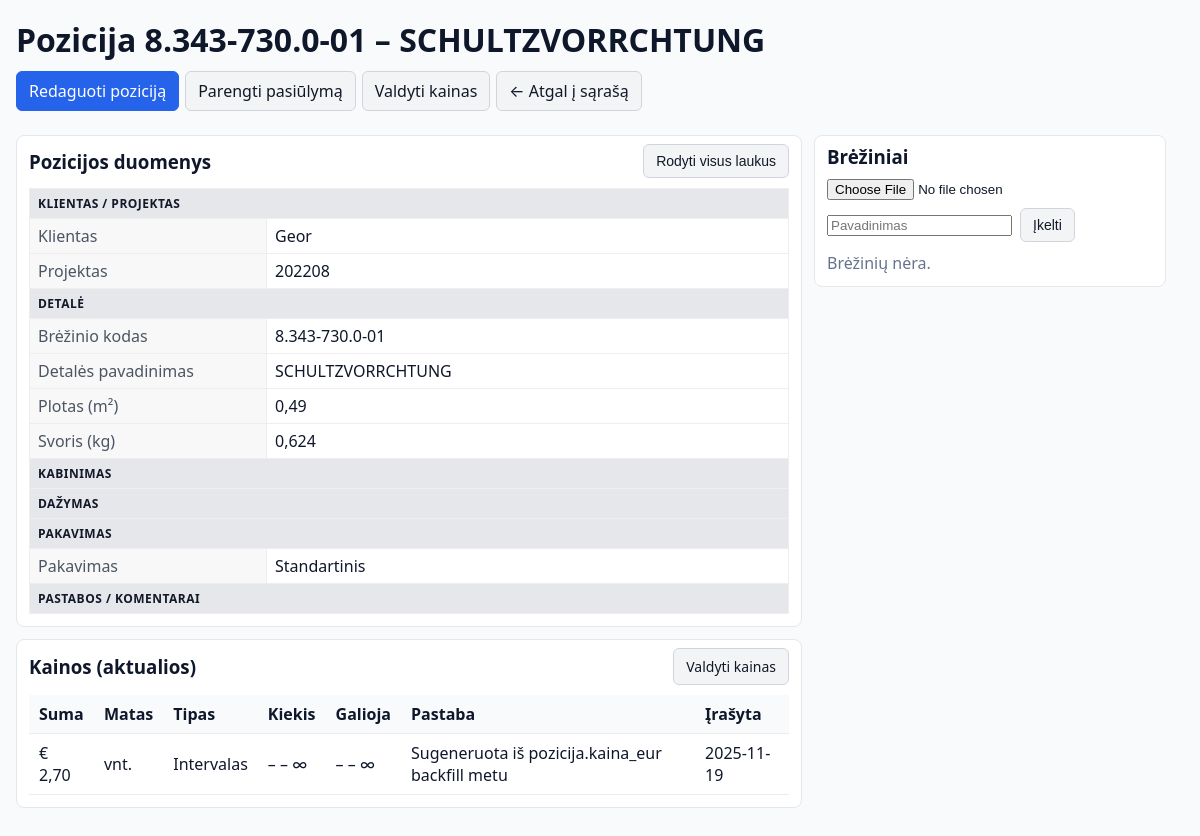
/pozicijos/46/, run on an earlier commit of the app's database.
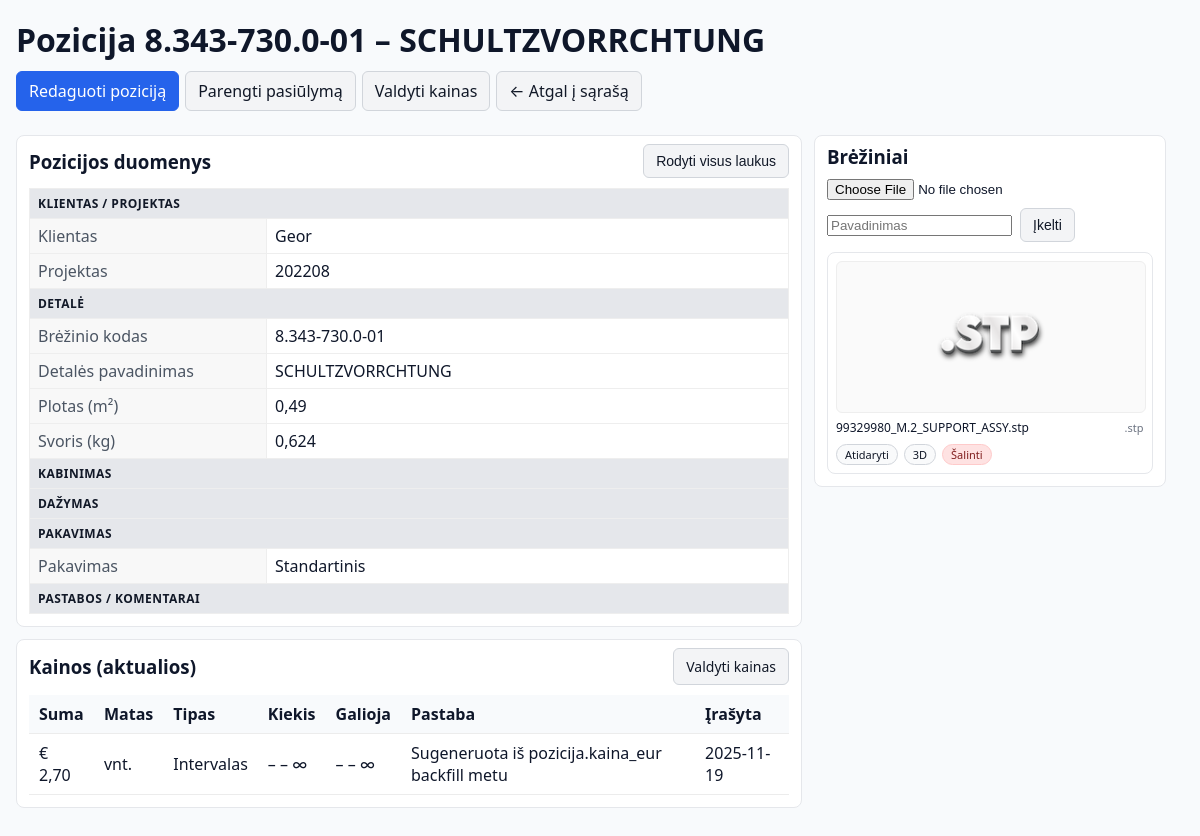
And on a later commit of the database.
### pozicijos/models.py (models this page shows, shortened)
class Pozicija(models.Model):
    klientas = models.CharField("Klientas", max_length=255, null=True, blank=True)
    projektas = models.CharField("Projektas", max_length=255, null=True, blank=True)
    poz_kodas = models.CharField("Kodas", max_length=100)
    poz_pavad = models.CharField("Pavadinimas", max_length=255)
    metalas = models.CharField("Metalas", max_length=120, null=True, blank=True)
    plotas = models.DecimalField("Plotas", max_digits=10, decimal_places=2, null=True, blank=True)
    svoris = models.DecimalField("Svoris", max_digits=10, decimal_places=3, null=True, blank=True)
    kabinimo_budas = models.CharField("Kabinimo būdas", max_length=120, null=True, blank=True)
    kabinimas_reme = models.CharField("Kabinimas rėme", max_length=120, null=True, blank=True)
    detaliu_kiekis_reme = models.IntegerField("Detalių kiekis rėme", null=True, blank=True)
    faktinis_kiekis_reme = models.IntegerField("Faktinis kiekis rėme", null=True, blank=True)
    paruosimas = models.CharField("Paruošimas", max_length=200, null=True, blank=True)
    padengimas = models.CharField("Padengimas", max_length=200, null=True, blank=True)
    padengimo_standartas = models.CharField("Padengimo standartas", max_length=200, null=True, blank=True)
    spalva = models.CharField("Spalva", max_length=120, null=True, blank=True)
    maskavimas = models.CharField("Maskavimas", max_length=200, null=True, blank=True)
    atlikimo_terminas = models.DateField("Atlikimo terminas", null=True, blank=True)
    testai_kokybe = models.CharField("Testai / kokybė", max_length=255, null=True, blank=True)
    pakavimas = models.CharField("Pakavimas", max_length=255, null=True, blank=True)
    instrukcija = models.TextField("Instrukcija", null=True, blank=True)
    pakavimo_dienos_norma = models.CharField("Pakavimo dienos norma", max_length=120, null=True, blank=True)
    pak_po_ktl = models.CharField("Pakavimas po KTL", max_length=255, null=True, blank=True)
    pak_po_milt = models.CharField("Pakavimas po miltelinio", max_length=255, null=True, blank=True)
    kaina_eur = models.DecimalField("Dabartinė kaina (EUR)", max_digits=12, decimal_places=2, null=True, blank=True)
    pastabos = models.TextField("Pastabos", null=True, blank=True)
    created = models.DateTimeField("Sukurta", auto_now_add=True, null=True, blank=True)
    updated = models.DateTimeField("Atnaujinta", auto_now=True, null=True, blank=True)
    class Meta:
        ordering = ["-created", "-id"]
        verbose_name = "Pozicija"
        verbose_name_plural = "Pozicijos"
    def aktualios_kainos(self, matas: str | None = None, as_of=None):
        as_of = (as_of or timezone.now().date())
        qs = self.kainu_eilutes.filter(
            busena="aktuali"
        ).filter(
            Q(galioja_nuo__isnull=True) | Q(galioja_nuo__lte=as_of)
        ).filter(
            Q(galioja_iki__isnull=True) | Q(galioja_iki__gte=as_of)
        )
        if matas:
            qs = qs.filter(matas=matas)
        return qs.order_by("yra_fiksuota", "kiekis_nuo", "fiksuotas_kiekis", "prioritetas", "-created")

class KainosEilute(models.Model):
    MATAS_CHOICES = [("vnt.", "vnt."), ("kg", "kg"), ("m2", "m2")]
    BUSENA_CHOICES = [("aktuali", "Aktuali"), ("sena", "Sena"), ("pasiulymas", "Pasiūlymas")]
    pozicija = models.ForeignKey(Pozicija, on_delete=models.CASCADE, related_name="kainu_eilutes")
    kaina = models.DecimalField("Kaina", max_digits=12, decimal_places=2)
    matas = models.CharField("Matas", max_length=10, choices=MATAS_CHOICES, default="vnt.", db_index=True)
    yra_fiksuota = models.BooleanField("Fiksuotas kiekis", default=False, db_index=True)
    fiksuotas_kiekis = models.IntegerField("Fiksuotas kiekis", null=True, blank=True)
    kiekis_nuo = models.IntegerField("Kiekis nuo", null=True, blank=True)
    kiekis_iki = models.IntegerField("Kiekis iki", null=True, blank=True)
    galioja_nuo = models.DateField("Galioja nuo", null=True, blank=True, db_index=True)
    galioja_iki = models.DateField("Galioja iki", null=True, blank=True, db_index=True)
    busena = models.CharField("Būsena", max_length=20, choices=BUSENA_CHOICES, default="aktuali", db_index=True)
    prioritetas = models.IntegerField("Prioritetas", default=100, help_text="Mažesnis laimi, kai yra keli galimi")
    pastaba = models.TextField("Pastaba", null=True, blank=True)
    created = models.DateTimeField(auto_now_add=True, db_index=True)
    updated = models.DateTimeField(auto_now=True)
    history = HistoricalRecords()
    class Meta:
        indexes = [
            Index(fields=["pozicija", "matas", "busena"]),
            Index(fields=["pozicija", "created"]),
            Index(fields=["pozicija", "galioja_nuo", "galioja_iki"]),
        ]
        constraints = [
            UniqueConstraint(
                condition=Q(busena="aktuali", yra_fiksuota=True),
                fields=["pozicija", "matas", "fiksuotas_kiekis"],
                name="uniq_aktuali_fiksuota",
            ),
        ]
        ordering = ["-created"]
        verbose_name = "Kainos eilutė"
        verbose_name_plural = "Kainų eilutės"

class PozicijosBrezinys(models.Model):
    pozicija = models.ForeignKey(Pozicija, on_delete=models.CASCADE, related_name="breziniai")
    pavadinimas = models.CharField("Pavadinimas", max_length=255, blank=True)
    failas = models.FileField("Brėžinys", upload_to="pozicijos/breziniai/%Y/%m/")
    uploaded = models.DateTimeField(auto_now_add=True)
    preview = models.ImageField(
        "Miniatiūra",
        upload_to="pozicijos/breziniai/previews/",
        null=True,
        blank=True,
        help_text="Automatiškai sugeneruota PNG miniatiūra.",
    )
    class Meta:
        ordering = ["-uploaded"]
    @property
    def filename(self) -> str:
        name = getattr(self.failas, "name", "") or ""
        return os.path.basename(name)
    @property
    def ext(self) -> str:
        name = (getattr(self.failas, "name", "") or "").lower()
        _, ext = os.path.splitext(name)
        return (ext or "").lstrip(".")
    def _preview_relpath(self) -> str:
        name = getattr(self.failas, "name", "") or ""
        base, _ = os.path.splitext(os.path.basename(name))
        digest = hashlib.sha1(name.encode("utf-8")).hexdigest()[:10]
        return f"pozicijos/breziniai/previews/{base}-{digest}.png"
    def _legacy_preview_relpath(self) -> str:
        name = getattr(self.failas, "name", "") or ""
        base, _ = os.path.splitext(os.path.basename(name))
        return f"pozicijos/breziniai/previews/{base}.png"
    @property
    def thumb_url(self) -> str | None:
        if self.preview:
            try:
                return self.preview.url
            except Exception:
                pass
        storage = self.failas.storage
        rel_new = self._preview_relpath()
        rel_old = self._legacy_preview_relpath()
        try:
            if storage.exists(rel_new):
                return storage.url(rel_new)
            if storage.exists(rel_old):
                return storage.url(rel_old)
        except Exception:
            pass
        from django.templatetags.static import static
        ext = (self.ext or "").lower()
        if ext in {"stp", "step"}:
            return static("pozicijos/img/icon-3d.png")
        return None

### pozicijos/views.py (the view)
# urls.py: path("<int:pk>/", views.pozicija_detail, name="detail"),
def pozicija_detail(request, pk):
    poz = get_object_or_404(Pozicija, pk=pk)
    kainos_akt = poz.aktualios_kainos()
    context = {
        "pozicija": poz,
        "columns_schema": COLUMNS,   # kad detail‘e eitume per visą schemą
        "kainos_akt": kainos_akt,    # lentelė „Kainos (aktualios)“
    }
    return render(request, "pozicijos/detail.html", context)

### pozicijos/templates/pozicijos/detail.html (shortened to what this page needs)
{% extends "base.html" %}
{% load attr %}
{% block content %}
<h1 class="page-title">Pozicija {{ pozicija.poz_kodas }} – {{ pozicija.poz_pavad }}</h1>
<div class="actions">
  <a href="{% url 'pozicijos:edit' pozicija.pk %}" class="btn">Redaguoti poziciją</a>
  <a href="{% url 'pozicijos:proposal_prepare' pozicija.pk %}" class="btn btn-secondary">Parengti pasiūlymą</a>
  <a href="{% url 'pozicijos:kainos_list' pozicija.pk %}" class="btn btn-secondary">Valdyti kainas</a>
  <a href="{% url 'pozicijos:list' %}" class="btn btn-secondary">← Atgal į sąrašą</a>
</div>
<div class="two-col">
  <section class="col-left">
    <div class="box">
      <div class="box-head">
        <h3>Pozicijos duomenys</h3>
        <div class="box-head-actions">
          <button type="button"
                  class="btn btn-secondary btn-sm"
                  id="toggle-empty-rows">
          </button>
        </div>
      </div>
      <table class="detail-table">
        <tbody>
          <tr class="detail-group">
            <th colspan="2">Klientas / projektas</th>
          </tr>
          <tr class="detail-row{% if not pozicija.klientas %} row-empty{% endif %}">
            <th>Klientas</th>
            <td>
              {% if pozicija.klientas %}
                {{ pozicija.klientas }}
              {% else %}
                <span class="value-empty">—</span>
              {% endif %}
            </td>
          </tr>
          <tr class="detail-row{% if not pozicija.projektas %} row-empty{% endif %}">
            <th>Projektas</th>
            <td>
              {% if pozicija.projektas %}
                {{ pozicija.projektas }}
              {% else %}
                <span class="value-empty">—</span>
              {% endif %}
            </td>
          </tr>
          <tr class="detail-group">
            <th colspan="2">Detalė</th>
          </tr>
          <tr class="detail-row{% if not pozicija.poz_kodas %} row-empty{% endif %}">
            <th>Brėžinio kodas</th>
            <td>
              {% if pozicija.poz_kodas %}
                {{ pozicija.poz_kodas }}
              {% else %}
                <span class="value-empty">—</span>
              {% endif %}
            </td>
          </tr>
          <tr class="detail-row{% if not pozicija.poz_pavad %} row-empty{% endif %}">
            <th>Detalės pavadinimas</th>
            <td>
              {% if pozicija.poz_pavad %}
                {{ pozicija.poz_pavad }}
              {% else %}
                <span class="value-empty">—</span>
              {% endif %}
            </td>
          </tr>
          <tr class="detail-row{% if not pozicija.plotas %} row-empty{% endif %}">
            <th>Plotas (m²)</th>
            <td>
              {% if pozicija.plotas %}
                {{ pozicija.plotas }}
              {% else %}
                <span class="value-empty">—</span>
              {% endif %}
            </td>
          </tr>
          <tr class="detail-row{% if not pozicija.svoris %} row-empty{% endif %}">
            <th>Svoris (kg)</th>
            <td>
              {% if pozicija.svoris %}
                {{ pozicija.svoris }}
              {% else %}
                <span class="value-empty">—</span>
              {% endif %}
            </td>
          </tr>
          <tr class="detail-group">
            <th colspan="2">Kabinimas</th>
          </tr>
          <tr class="detail-group">
            <th colspan="2">Dažymas</th>
          </tr>
          <tr class="detail-group">
            <th colspan="2">Pakavimas</th>
          </tr>
          <tr class="detail-row{% if not pozicija.pakavimas %} row-empty{% endif %}">
            <th>Pakavimas</th>
            <td>
              {% if pozicija.pakavimas %}
                {{ pozicija.pakavimas }}
              {% else %}
                <span class="value-empty">—</span>
              {% endif %}
            </td>
          </tr>
          <tr class="detail-group">
            <th colspan="2">Pastabos / komentarai</th>
          </tr>
        </tbody>
      </table>
    </div>
    <div class="box">
      <div class="box-head">
        <h3>Kainos (aktualios)</h3>
        <div class="box-head-actions">
          <a class="btn btn-secondary btn-sm" href="{% url 'pozicijos:kainos_list' pozicija.pk %}">Valdyti kainas</a>
        </div>
      </div>
      {% if kainos_akt %}
        <div class="table-wrap">
          <table class="table zebra">
            <thead>
              <tr>
                <th>Suma</th>
                <th>Matas</th>
                <th>Tipas</th>
                <th>Kiekis</th>
                <th>Galioja</th>
                <th>Pastaba</th>
                <th>Įrašyta</th>
              </tr>
            </thead>
            <tbody>
              {% for k in kainos_akt %}
                <tr>
                  <td>€ {{ k.kaina }}</td>
                  <td>{{ k.matas }}</td>
                  <td>{% if k.yra_fiksuota %}Fiksuota{% else %}Intervalas{% endif %}</td>
                  <td>
                    {% if k.yra_fiksuota %}
                      {{ k.fiksuotas_kiekis }}
                    {% else %}
                      {{ k.kiekis_nuo|default:"–" }} – {{ k.kiekis_iki|default:"∞" }}
                    {% endif %}
                  </td>
                  <td>{{ k.galioja_nuo|default:"–" }} – {{ k.galioja_iki|default:"∞" }}</td>
                  <td>{{ k.pastaba|default:"" }}</td>
                  <td>{{ k.created|date:"Y-m-d" }}</td>
                </tr>
              {% endfor %}
            </tbody>
          </table>
        </div>
      {% else %}
        <p class="muted">Nėra pažymėtų „aktuali“ kainų.</p>
      {% endif %}
    </div>
  </section>
  <section class="col-right">
    <div class="box">
      <div class="box-head">
        <h3>Brėžiniai</h3>
      </div>
      <form action="{% url 'pozicijos:brezinys_upload' pozicija.pk %}"
            method="post" enctype="multipart/form-data" class="upload-row">
        <input type="file" name="failas" required>
        <input type="text" name="pavadinimas" placeholder="Pavadinimas">
        <button type="submit" class="btn btn-secondary btn-sm">Įkelti</button>
      </form>
      {% if pozicija.breziniai.all %}
        <div class="brez-grid">
          {% for b in pozicija.breziniai.all %}
            <div class="brez-card">
              <a class="thumb" href="{{ b.failas.url }}" target="_blank" rel="noopener"
                 title="{{ b.pavadinimas|default:b.filename }}">
                {% if b.thumb_url %}
                  <img src="{{ b.thumb_url }}"
                       loading="lazy"
                       alt="{{ b.pavadinimas|default:b.filename }}"
                       onerror="this.style.display='none';this.closest('.thumb').classList.add('thumb--fallback');">
                {% else %}
                  <div class="thumb--fallback"></div>
                {% endif %}
              </a>
              <div class="meta">
                <div class="name" title="{{ b.pavadinimas|default:b.filename }}">{{ b.pavadinimas|default:b.filename }}</div>
                <div class="ext">.{{ b.ext|default:"failas" }}</div>
              </div>
              <div class="card-actions">
                <a class="btn-xxs" href="{{ b.failas.url }}" target="_blank" rel="noopener" title="Atidaryti">Atidaryti</a>
                {% if b.ext|lower == "stp" or b.ext|lower == "step" %}
                  <a class="btn-xxs"
                     href="{% url 'pozicijos:brezinys_3d' pozicija.pk b.pk %}"
                     target="_blank"
                     title="3D peržiūra">
                    3D
                  </a>
                {% endif %}
                <a class="btn-xxs danger" href="{% url 'pozicijos:brezinys_delete' pozicija.pk b.pk %}" title="Šalinti">Šalinti</a>
              </div>
            </div>
          {% endfor %}
        </div>
      {% else %}
        <p class="muted">Brėžinių nėra.</p>
      {% endif %}
    </div>
  </section>
</div>
{% endblock %}

### templates/base.html (shortened to what this page needs)
{% load static %}
<!doctype html>
<html lang="lt">
<head>
</head>
<body>
  <main>
    <div class="container">
      {% block content %}{% endblock %}
    </div>
  </main>
</body>
</html>

What changed in the data, as far as the page shows it:
added PozicijosBrezinys: pavadinimas "99329980_M.2_SUPPORT_ASSY.stp", ext "stp", shows "3D"
Also different on the page:
text no longer shown: "Brėžinių nėra."
